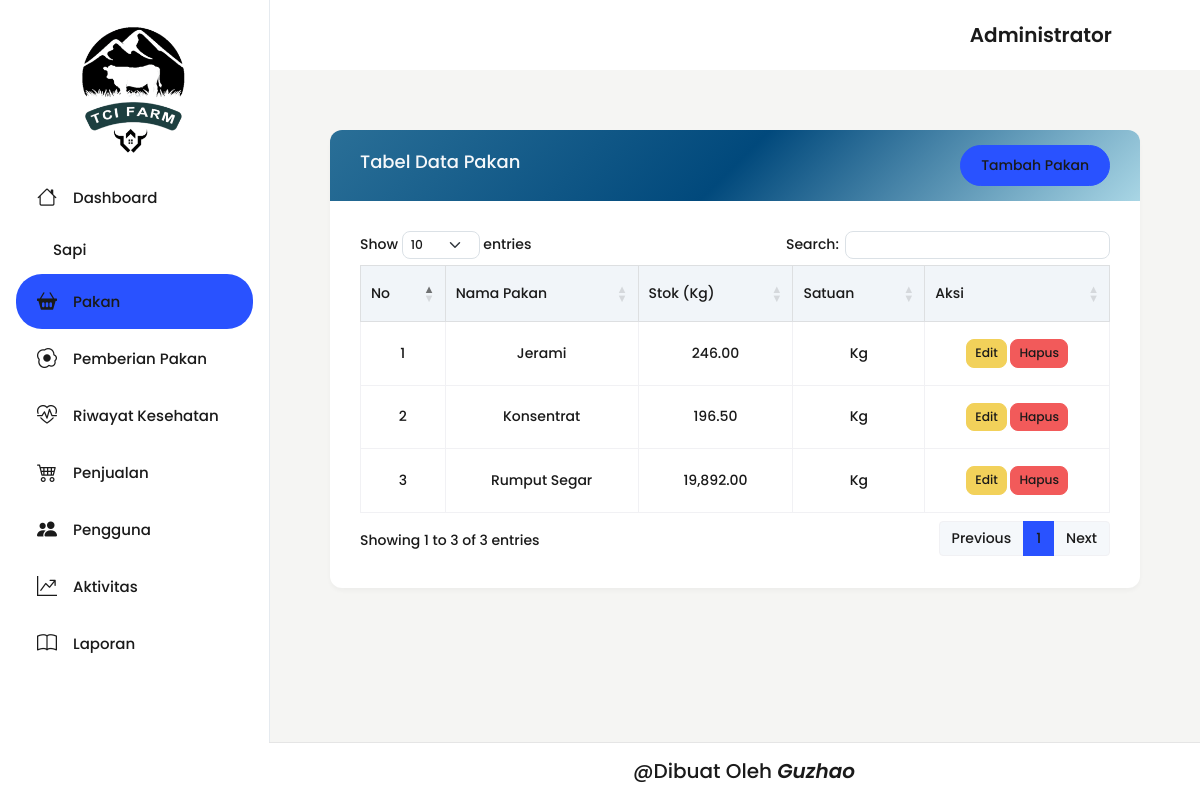
Page /backend/pages/pakan/index.php (signed in) on the committed database.
### tables this page shows
CREATE TABLE `pakan` (
  `id_pakan` int NOT NULL,
  `nama_pakan` varchar(100) NOT NULL,
  `stok_kg` decimal(10,2) DEFAULT '0.00',
  `satuan` varchar(20) DEFAULT NULL
);

### backend/pages/pakan/index.php (the view, shortened to what this page needs)
<?php
include '../../../config/connection.php';
include '../../partials/header.php';
include '../../partials/sidebar.php';
include '../../partials/navbar.php';
$qPakan = "SELECT * FROM pakan ORDER BY id_pakan DESC";
$result = mysqli_query($connect, $qPakan) or die(mysqli_error($connect));
?>
<div class="container-fluid">
    <div class="row">
        <div class="col-12">
            <div class="card w-100">
                <div class="card-header d-flex align-items-center justify-content-between"
                    style="background: linear-gradient(135deg, #2a6f97, #01497c, #a9d6e5); border: none;">
                    <h5 class="text-light">Tabel Data Pakan</h5>
                    <a href="./create.php" class="btn btn-primary">Tambah Pakan</a>
                </div>
                <div class="card-body">
                    <div class="table-responsive">
                        <table id="pakanTable" class="table table-bordered w-100 text-center align-middle">
                            <thead class="table-light">
                                <tr>
                                    <th>No</th>
                                    <th>Nama Pakan</th>
                                    <th>Stok (Kg)</th>
                                    <th>Satuan</th>
                                    <th>Aksi</th>
                                </tr>
                            </thead>
                            <tbody>
                                <?php
                                $no = 1;
                                while ($item = $result->fetch_object()):
                                ?>
                                    <tr>
                                        <td><?= $no ?></td>
                                        <td><?= htmlspecialchars($item->nama_pakan) ?></td>
                                        <td><?= number_format($item->stok_kg, 2) ?></td>
                                        <td><?= $item->satuan ?: '-' ?></td>
                                        <td>
                                            <a href="./edit.php?id=<?= $item->id_pakan ?>" class="btn btn-warning btn-sm">Edit</a>
                                            <a href="../../actions/pakan/destroy.php?id=<?= $item->id_pakan ?>"
                                                class="btn btn-danger btn-sm"
                                                onclick="return confirm('Apakah anda yakin ingin menghapus pakan ini?')">
                                                Hapus
                                            </a>
                                        </td>
                                    </tr>
                                <?php
                                    $no++;
                                endwhile;
                                ?>
                            </tbody>
                        </table>
                    </div>
                </div>
            </div>
        </div>
    </div>
</div>
<?php
include '../../partials/footer.php';
include '../../partials/script.php';
?>

### backend/template_admin/src/assets/css/custom.css (style rules this page uses)
.body-wrapper .container-fluid, .body-wrapper .container-sm, .body-wrapper .container-md, .body-wrapper .container-lg, .body-wrapper .container-xl, .body-wrapper .container-xxl { max-width: 100% !important; margin: 0 !important; padding: 30px !important; padding-top: 65px !important; }
.table th { text-align: center; vertical-align: middle; background: #f1f5f9; }
.table td { text-align: center; vertical-align: middle; }
body, .table, .card, .btn, .navbar { font-family: 'Poppins', sans-serif; font-weight: 500; color: #1a1a1a; }
.table th { font-weight: 700; color: #000; }
.table td { font-weight: 500; color: #222; vertical-align: middle; }
.card-header h5 { font-weight: 700; font-size: 18px; color: #fff; }
html, body, * { font-family: 'Poppins', sans-serif !important; font-weight: 500 !important; color: #1a1a1a !important; }

### rows in the picture
pakan: nama_pakan "Jerami", stok_kg "246.00", satuan "Kg"
pakan: nama_pakan "Konsentrat", stok_kg "196.50", satuan "Kg"
pakan: nama_pakan "Rumput Segar", stok_kg "19,892.00", satuan "Kg"

### other values in the picture
$_SESSION['hak_akses'] "Administrator"
